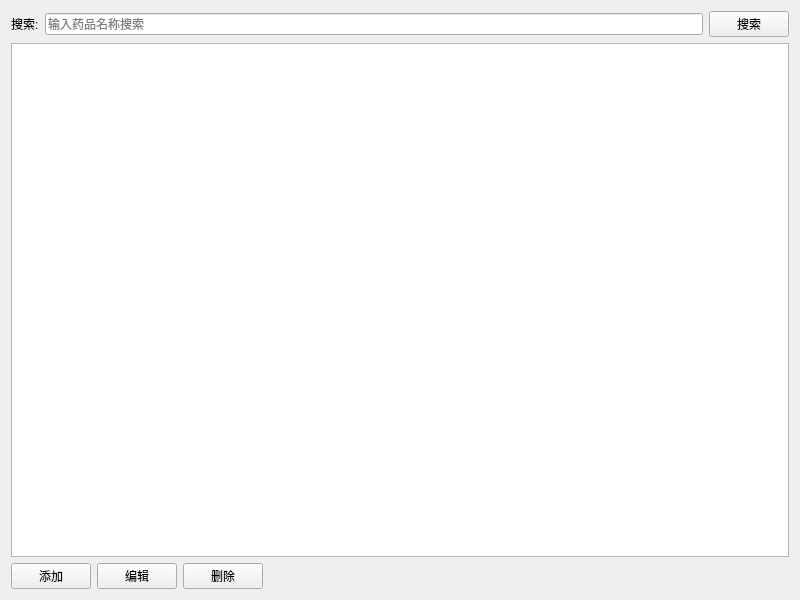
<?xml version="1.0" encoding="UTF-8"?>
<ui version="4.0">
 <class>MedicineView</class>
 <widget class="QWidget" name="MedicineView">
  <property name="geometry">
   <rect>
    <x>0</x>
    <y>0</y>
    <width>800</width>
    <height>600</height>
   </rect>
  </property>
  <property name="windowTitle">
   <string>药品管理</string>
  </property>
  <layout class="QVBoxLayout" name="verticalLayout">
   <item>
    <layout class="QHBoxLayout" name="horizontalLayout">
     <item>
      <widget class="QLabel" name="label">
       <property name="text">
        <string>搜索:</string>
       </property>
      </widget>
     </item>
     <item>
      <widget class="QLineEdit" name="txtSearch">
       <property name="placeholderText">
        <string>输入药品名称搜索</string>
       </property>
      </widget>
     </item>
     <item>
      <widget class="QPushButton" name="btSearch">
       <property name="text">
        <string>搜索</string>
       </property>
      </widget>
     </item>
    </layout>
   </item>
   <item>
    <widget class="QTableView" name="tableView">
     <property name="alternatingRowColors">
      <bool>true</bool>
     </property>
     <property name="selectionMode">
      <enum>QAbstractItemView::SingleSelection</enum>
     </property>
     <property name="selectionBehavior">
      <enum>QAbstractItemView::SelectRows</enum>
     </property>
     <property name="editTriggers">
      <enum>QAbstractItemView::NoEditTriggers</enum>
     </property>
    </widget>
   </item>
   <item>
    <layout class="QHBoxLayout" name="horizontalLayout_2">
     <item>
      <widget class="QPushButton" name="btAdd">
       <property name="text">
        <string>添加</string>
       </property>
      </widget>
     </item>
     <item>
      <widget class="QPushButton" name="btEdit">
       <property name="text">
        <string>编辑</string>
       </property>
      </widget>
     </item>
     <item>
      <widget class="QPushButton" name="btDelete">
       <property name="text">
        <string>删除</string>
       </property>
      </widget>
     </item>
     <item>
      <spacer name="horizontalSpacer">
       <property name="orientation">
        <enum>Qt::Horizontal</enum>
       </property>
       <property name="sizeHint" stdset="0">
        <size>
         <width>40</width>
         <height>20</height>
        </size>
       </property>
      </spacer>
     </item>
    </layout>
   </item>
  </layout>
 </widget>
 <resources/>
 <connections/>
</ui>
